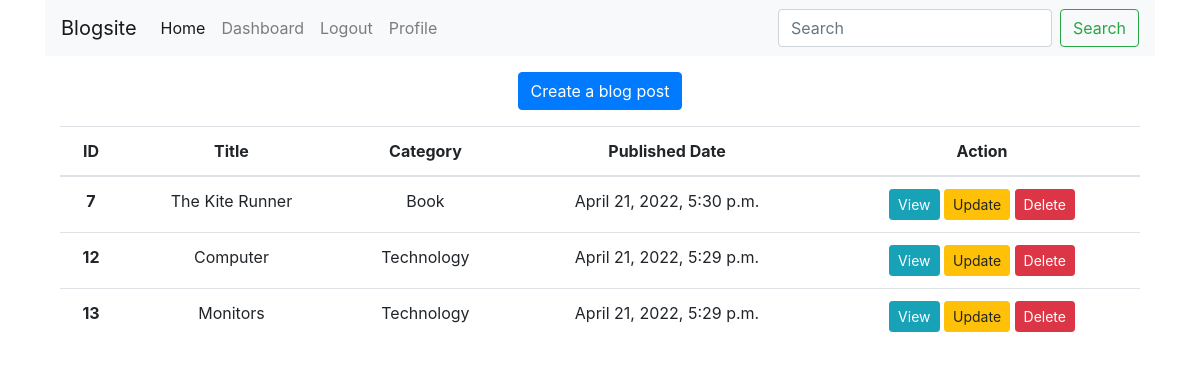
/accounts/dashboard/ (signed in), run on an earlier commit of the app's database.
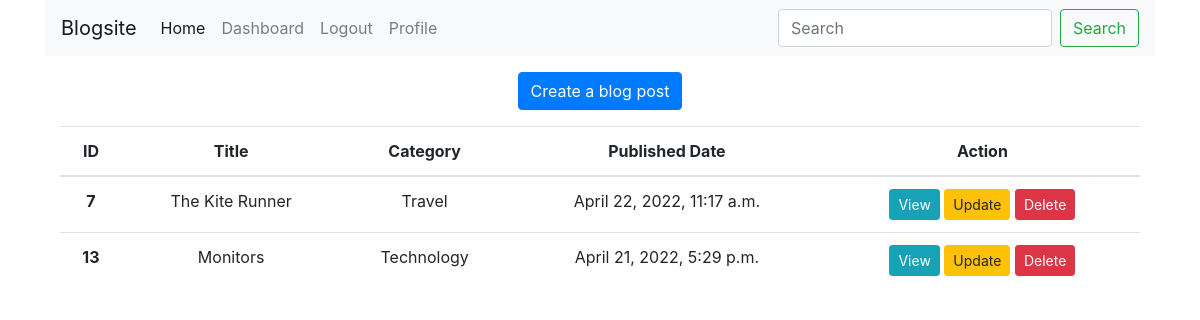
And on a later commit of the database.
### posts/models.py (models this page shows, shortened)
class Post(models.Model):
    title = models.CharField(max_length=100)
    content = models.TextField()
    published_date = models.DateTimeField(auto_now=True)
    category = models.ForeignKey(Category, on_delete=models.CASCADE, null=True)
    user = models.ForeignKey(User,on_delete=models.CASCADE,null=True,blank=True)
    slug = models.SlugField(null=True, unique=True)

class Category(models.Model):
    name = models.CharField(max_length=100)

### accounts/views.py (the view)
# urls.py: path("dashboard/",views.dashboard, name="dashboard"),
@login_required
def dashboard(request):
    userid = request.user
    posts = Post.objects.all().filter(user=userid)
    data = {'posts': posts }
    return render(request,'accounts/dashboard.html',data)

### templates/accounts/dashboard.html (shortened to what this page needs)
{% extends 'base.html'%}
{% block content %}
<body>
	<div class="container">
		<div class="row">
			<div class="col text-center">
				<a href="{%url 'create'%}" class="btn btn-primary mt-3">Create a blog post</a>
				<table class="table mt-3">
					<thead>
						<tr>
							<th scope="col">ID</th>
							<th scope="col">Title</th>
							<th scope="col">Category</th>
							<th scope="col">Published Date</th>
							<th scope="col">Action</th>
						</tr>
					</thead>
					<tbody>
						{% for p in posts %}
						<tr>
							<th scope="row">{{ p.id }}</th>
							<td>{{p.title}}</td>
							<td>{{p.category.name}}</td>
							<td>{{p.published_date}}</td>
							<td>
								<a
									href="{% url 'dashview' p.slug %}"
									class="btn btn-info btn-sm"
									>View</a
								>
								<a href="{%url 'update' p.slug %}" class="btn btn-warning btn-sm"
									>Update</a
								>
								<form action="{% url 'delete' p.slug %}" method="post"
									class="d-inline">
									<input
										type="submit"
										class="btn btn-danger btn-sm"
										value="Delete"
									/>
								</form>
							</td>
						</tr>
						{% endfor %}
					</tbody>
				</table>
			</div>
		</div>
	</div>
</body>
{% endblock %}

What changed in the data, as far as the page shows it:
removed Post: id "12", title "Computer", category.name "Technology", published_date "April 21, 2022, 5:29 p.m."
changed Post "The Kite Runner": category.name "Book" → "Travel"; published_date "April 21, 2022, 5:30 p.m." → "April 22, 2022, 11:17 a.m."
